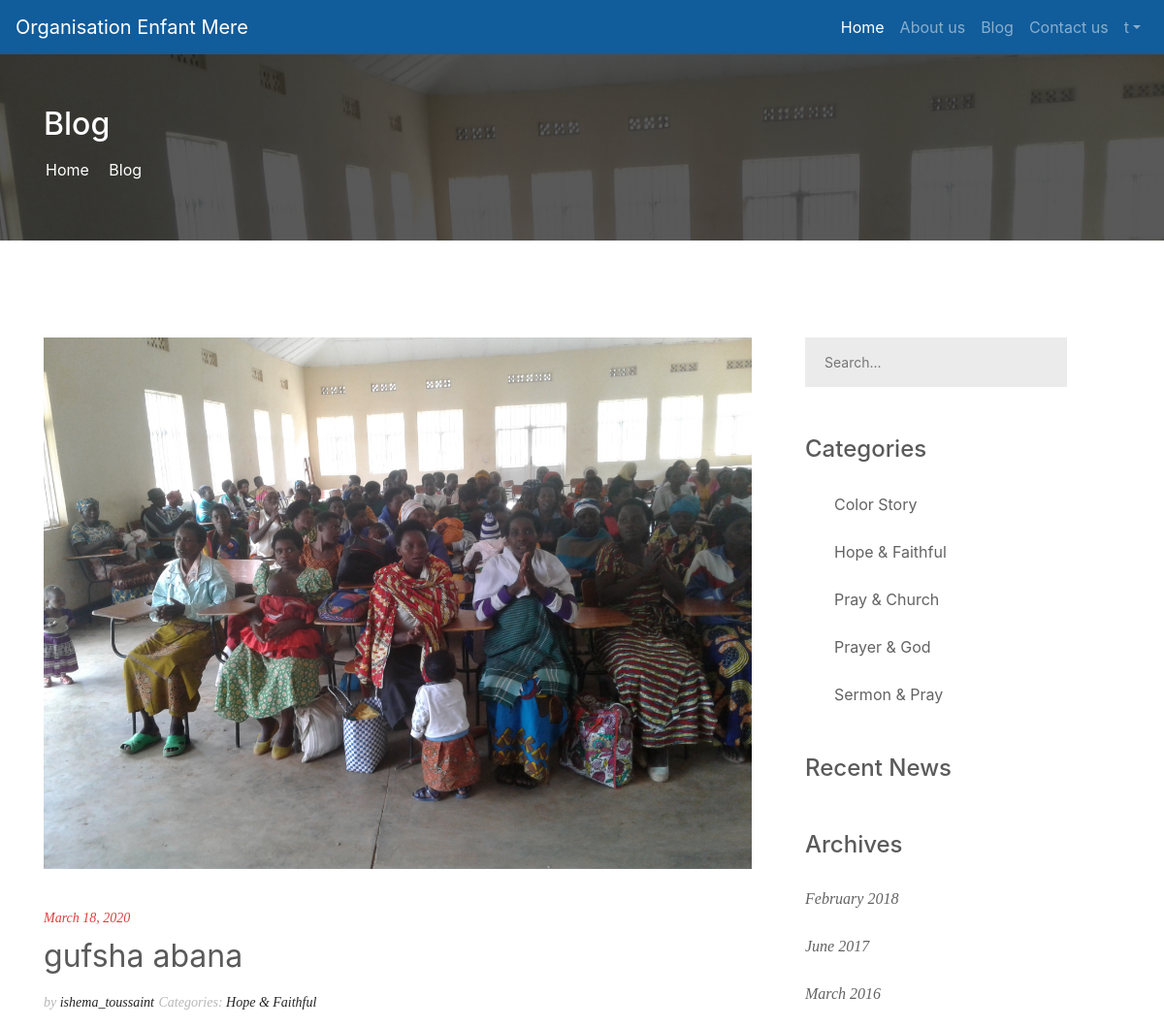
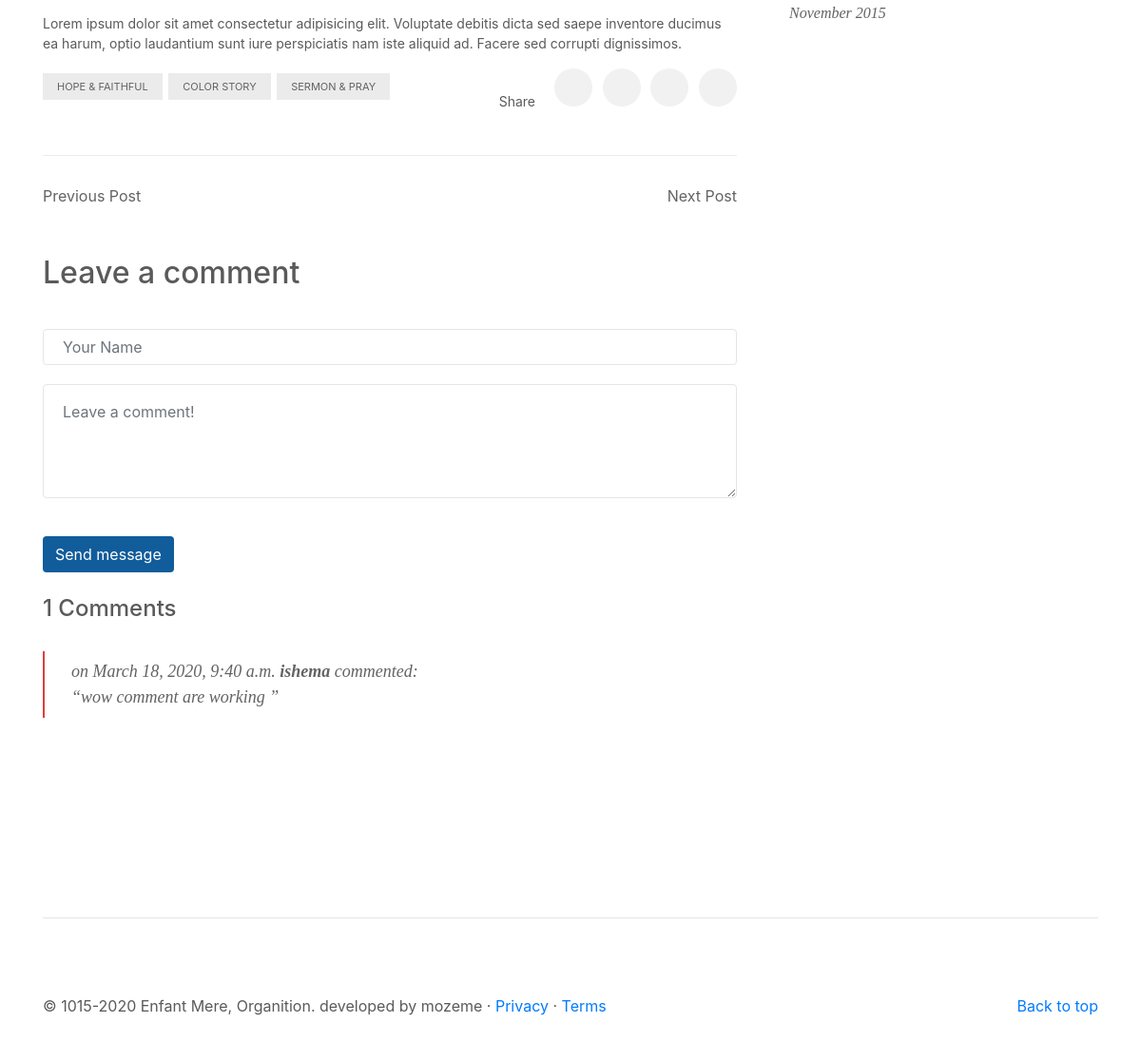
The app's page /abana/ with its own data (2 pictures, top to bottom).
### app/models.py (models this page shows, shortened)
class Blog(models.Model):
    user = models.ForeignKey(to=settings.AUTH_USER_MODEL, on_delete=models.CASCADE, related_name="blog",  null=True)
    title = models.CharField(max_length=50)
    cover = models.ImageField(upload_to='images/blog')
    content = models.TextField()
    slug = models.SlugField(null=False, unique=True)
    created = models.DateField(auto_now_add=True)

class Comment(models.Model):
    author = models.CharField(max_length=60)
    body = models.TextField()
    created_on = models.DateTimeField(auto_now_add=True)
    blog = models.ForeignKey('blog', on_delete=models.CASCADE)

### app/views.py (the view, shortened to what this page needs)
# urls.py: path('<slug:slug>/', views.blog_detail, name='detail'),
def blog_detail(request, slug):
    blog = Blog.objects.get(slug=slug)
    form = CommentForm()
    comments = Comment.objects.filter(blog=blog)
    context = {
        "blog": blog,
        "comments": comments,
        "form": form,
    }
    return render(request, "detail.html", context)

### app/forms.py
class CommentForm(forms.Form):
    author = forms.CharField(
        max_length=60,
        widget=forms.TextInput(attrs={
            "class": "form-control",
            "placeholder": "Your Name"
        })
    )
    body = forms.CharField(widget=forms.Textarea(
        attrs={
            "class": "form-control",
            "placeholder": "Leave a comment!"
        })
    )
    class Meta():
        model = Blog
        fields = ['author', 'body',]

### app/templates/detail.html (shortened to what this page needs)
{% extends 'base.html' %}
{% block content %}
{% load static %}
			  <section class="page-info-section set-bg" data-setbg="img/bg.jpg" style="background-image: url('{% static 'img/main/1.jpg' %}');">
				<div class="page-info-content">
					<div class="pi-inner">
						<div class="container">
							<h2>Blog</h2>
							<div class="site-breadcrumb">
								<a href="#">Home</a>
								<span>Blog</span>
							</div>
						</div>
					</div>
				</div>
			</section>
			<section class="page-section spad">
				<div class="container">
					<div class="row">
						<div class="col-md-8 single-post">
							<figure class="post-thumb">
								<img src="{{ blog.cover.url }}" width="100%" alt="">
							</figure>
							<div class="post-content">
								<div class="date">{{ blog.created }}</div>
								<h2 class="post-title">{{ blog.title }}</h2>
								<div class="post-metas">
									<div class="post-meta">by <a href="#">{{ blog.user }}</a></div>
									<div class="post-meta">Categories: <a href="#">Hope & Faithful</a></div>
								</div>
								<p>{{ blog.content }}</p>
							</div>
							<div class="row">
								<div class="col-sm-7">
									<div class="post-tags">
										<a href="#">Hope & Faithful</a>
										<a href="#">color Story</a>
										<a href="#">Sermon & Pray</a>
									</div>
								</div>
								<div class="col-sm-5">
									<div class="social-share">
										<p>Share</p>
										<a href=""></a>
										<a href=""></a>
										<a href=""></a>
										<a href=""></a>
									</div>
								</div>
							</div>
							<div class="post-nav">
								<a href="" class="prev-post"> Previous Post</a>
								<a href="" class="next-post">Next Post </a>
							</div>
							<form class="comment-form" method="post">
								<h2>Leave a comment</h2>
								<div class="form-group">
									{{ form.author }}
								</div>
								<div class="form-group">
									{{form.body }}
								</div>
								<button type="submit" class="btn btn-large color text-white">Send message</button>
							</form>
							<br>
							<h4> {{ comments.count }} Comments</h4>
							{% for comment in comments %}
							<blockquote>  on {{ comment.created_on }} <strong>{{ comment.author }}</strong> commented: <br> “{{ comment.body }} ” </blockquote>
								{% empty %}
									<p>No comment posted yet</p>
							{% endfor %}
						</div>
						<div class="col-md-4 col-sm-6 sidebar">
							<div class="widget">
								<form class="search-widget">
									<input type="text" placeholder="Search...">
								</form>
							</div>
							<div class="widget">
								<h4 class="widget-title">Categories</h4>
								<ul>
									<li><a href="">Color Story</a></li>
									<li><a href="">Hope & Faithful</a></li>
									<li><a href="">Pray & Church</a></li>
									<li><a href="">Prayer & God</a></li>
									<li><a href="">Sermon & Pray</a></li>
								</ul>
							</div>
							<div class="widget">
								<h4 class="widget-title">Recent News</h4>
							</div>
							<div class="widget">
								<h4 class="widget-title">Archives</h4>
								<ul class="archive">
									<li><a href="">February 2018</a></li>
									<li><a href="">June 2017</a></li>
									<li><a href="">March 2016</a></li>
									<li><a href="">November 2015</a></li>
								</ul>
							</div>
						</div>
					</div>
				</div>
			</section>
{% endblock %}

### templates/base.html (shortened to what this page needs)
<!doctype html>
<html lang="en">
  <head>
      {% load static %}
    <link rel="stylesheet" href="{% static 'css/bootstrap.min.css' %}">
    <link rel="stylesheet" href="{% static 'css/corousel.css' %}">
    <link rel="stylesheet" href="{% static 'css/style.css' %}">
  <body>
    <header>
      <nav class="navbar navbar-expand-md navbar-dark fixed-top color">
        <a class="navbar-brand" href="#">Organisation Enfant Mere</a>
        <div class="collapse navbar-collapse" id="navbarCollapse">
          <ul class="navbar-nav ml-auto">
            <li class="nav-item active">
              <a class="nav-link" href="{% url 'index' %}">Home <span class="sr-only">(current)</span></a>
            </li>
            <li class="nav-item">
              <a class="nav-link" href="{% url 'about' %}">About us</a>
            </li>
            <li class="nav-item">
              <a class="nav-link" href="{% url 'blog' %}">Blog</a>
            </li>
            <li class="nav-item">
              <a class="nav-link" href="{% url 'contact' %}">Contact us</a>
            </li>
            <li class="nav-item dropdown">
              <a class="nav-link dropdown-toggle" id="navbarDropdown" data-toggle="dropdown" href="">{{ user.username }}t</a>
            </li>
          </ul>
        </div>
      </nav>
    </header>
    {% block content %}
    {% endblock  %}
      <footer class="container">
        <hr class="featurette-divider">
        <p class="float-right"><a href="#">Back to top</a></p>
        <p>&copy; 1015-2020 Enfant Mere, Organition. developed by mozeme &middot; <a href="#">Privacy</a> &middot; <a href="#">Terms</a></p>
      </footer>
  </body>
</html>

### app/static/css/corousel.css (style rules this page uses)
body { padding-top: 3rem; padding-bottom: 3rem; color: #5a5a5a; }
.featurette-divider { margin: 5rem 0; }

### app/static/css/style.css (style rules this page uses)
* { padding: 0px; margin: 0px; }
.color { background-color: #115c9b; }
.page-info-section { height: 200px; position: relative; }
.page-info-section:after { position: absolute; content: ''; width: 100%; height: 100%; left: 0; top: 0; background: #000; opacity: 0.65; }
.page-info-section .page-info-content { position: relative; height: 100%; width: 100%; display: table; z-index: 2; }
.page-info-section .page-info-content .pi-inner { display: table-cell; vertical-align: middle; }
.page-info-section .page-info-content h2 { color: #fff; margin-bottom: 15px; }
.page-info-section .site-breadcrumb { padding-left: 2px; }
.page-info-section .site-breadcrumb a, .page-info-section .site-breadcrumb span { color: #fff; }
.spad { padding: 100px 0; }
.set-bg { background-repeat: no-repeat; background-size: cover; }
.single-post .post-thumb { margin-bottom: 40px; }
.single-post .date { font-size: 14px; font-family: "Lora", serif; font-style: italic; color: #dd3e3e; margin-bottom: 10px; }
.single-post .post-title { font-weight: 400; margin-bottom: 15px; }
.single-post .post-metas { margin-bottom: 30px; }
.single-post .post-metas .post-meta { display: inline-block; font-size: 14px; font-family: "Lora", serif; font-style: italic; color: #b7b7b7; margin-top: 3px; }
.single-post .post-metas .post-meta a { color: #252525; }
.single-post p { font-size: 14px; }
.single-post blockquote { margin: 30px 0; border-left: 2px solid #dd3e3e; padding: 8px 28px; font-size: 18px; font-family: "Lora", serif; font-style: italic; color: #636363; }
.single-post .post-tags a { display: inline-block; font-size: 11px; text-transform: uppercase; padding: 6px 15px; margin-right: 2px; margin-top: 5px; color: #636363; background: #ebebeb; }
.single-post .social-share { display: block; text-align: right; }
.single-post .social-share p { display: inline-block; font-size: 14px; margin-right: 10px; }
.single-post .social-share a { display: inline-block; width: 40px; height: 40px; margin-left: 6px; text-align: center; border-radius: 40px; background: #f1f1f1; color: #343e51; padding-top: 10px; font-size: 14px; -webkit-transition: all 0.4s; -o-transition: all 0.4s; transition: all 0.4s; }
.single-post .post-nav { padding-top: 30px; margin-top: 30px; margin-bottom: 50px; border-top: 1px solid #ebebeb; }
.single-post .post-nav a { font-size: 16px; color: #636363; }
.single-post .post-nav .next-post { float: right; }
.comment-form h2 { margin-bottom: 40px; }
.comment-form input[type='text'], .comment-form input[type='email'], .comment-form textarea { width: 100%; border: 1px solid #e5e5e5; font-size: 16px; padding: 16px 20px; margin-bottom: 20px; -webkit-transition: all 0.4s; -o-transition: all 0.4s; transition: all 0.4s; }
.comment-form textarea { height: 120px; margin-bottom: 40px; }
.widget { padding-left: 25px; margin-bottom: 50px; }
.widget .widget-title { margin-bottom: 30px; }
.widget ul { list-style: none; }
.widget ul a { display: block; position: relative; color: #636363; font-size: 16px; padding-left: 30px; margin-bottom: 25px; }
.widget ul a:after { position: absolute; content: "\f0da"; font-family: 'FontAwesome'; left: 0; }
.widget .search-widget { max-width: 270px; position: relative; }
.widget .search-widget input { width: 100%; padding: 15px 20px; padding-right: 50px; background: #ebebeb; border: none; font-size: 14px; }
.widget .archive a { padding-left: 0; font-family: "Lora", serif; font-style: italic; }
.widget .archive a:after { display: none; }

### records on screen
Blog: cover (picture), created "March 18, 2020", title "gufsha abana", user "ishema_toussaint", content "Lorem ipsum dolor sit amet consectetur adipisicing elit. Voluptate debitis dicta sed saepe inventore ducimus ea harum, optio laudantium sunt iure perspiciatis nam iste aliquid ad. Facere sed corrupti dignissimos."
Comment: created_on "March 18, 2020, 9:40 a.m.", author "ishema", body "wow comment are working"

### other values on screen
{{ comments.count }} "1"
